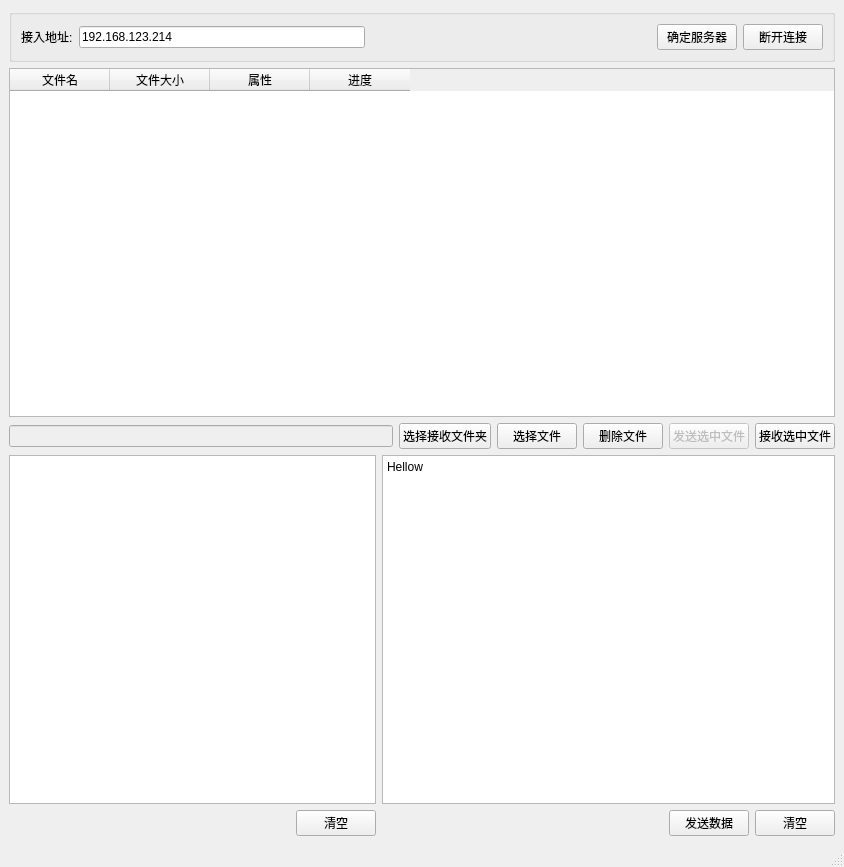
<?xml version="1.0" encoding="UTF-8"?>
<ui version="4.0">
 <class>Client</class>
 <widget class="QMainWindow" name="Client">
  <property name="geometry">
   <rect>
    <x>0</x>
    <y>0</y>
    <width>844</width>
    <height>867</height>
   </rect>
  </property>
  <property name="windowTitle">
   <string>Client</string>
  </property>
  <widget class="QWidget" name="centralwidget">
   <layout class="QGridLayout" name="gridLayout">
    <item row="5" column="3">
     <widget class="QPushButton" name="btnSendMsg">
      <property name="text">
       <string>发送数据</string>
      </property>
     </widget>
    </item>
    <item row="2" column="0" colspan="5">
     <layout class="QGridLayout" name="gridLayout_2">
      <item row="0" column="3">
       <widget class="QPushButton" name="btnSelectFile">
        <property name="text">
         <string>选择文件</string>
        </property>
       </widget>
      </item>
      <item row="0" column="4">
       <widget class="QPushButton" name="btnDeleteFile">
        <property name="text">
         <string>删除文件</string>
        </property>
       </widget>
      </item>
      <item row="0" column="1">
       <widget class="QLineEdit" name="lineEditRecvFolder">
        <property name="enabled">
         <bool>false</bool>
        </property>
        <property name="text">
         <string/>
        </property>
       </widget>
      </item>
      <item row="0" column="5">
       <widget class="QPushButton" name="btnSendFile">
        <property name="enabled">
         <bool>false</bool>
        </property>
        <property name="text">
         <string>发送选中文件</string>
        </property>
       </widget>
      </item>
      <item row="0" column="2">
       <widget class="QPushButton" name="btnSelectRecvFolder">
        <property name="text">
         <string>选择接收文件夹</string>
        </property>
       </widget>
      </item>
      <item row="0" column="6">
       <widget class="QPushButton" name="btnRecvFile">
        <property name="text">
         <string>接收选中文件</string>
        </property>
       </widget>
      </item>
     </layout>
    </item>
    <item row="5" column="1">
     <widget class="QPushButton" name="btnClearRecvMsg">
      <property name="text">
       <string>清空</string>
      </property>
     </widget>
    </item>
    <item row="5" column="0">
     <spacer name="horizontalSpacer_5">
      <property name="orientation">
       <enum>Qt::Horizontal</enum>
      </property>
      <property name="sizeHint" stdset="0">
       <size>
        <width>286</width>
        <height>20</height>
       </size>
      </property>
     </spacer>
    </item>
    <item row="4" column="2" colspan="3">
     <widget class="QPlainTextEdit" name="plainTextEdit">
      <property name="plainText">
       <string>Hellow</string>
      </property>
     </widget>
    </item>
    <item row="0" column="0" colspan="5">
     <widget class="QGroupBox" name="groupBox_3">
      <property name="title">
       <string/>
      </property>
      <layout class="QGridLayout" name="gridLayout_3">
       <item row="0" column="4">
        <widget class="QPushButton" name="btnClose">
         <property name="text">
          <string>断开连接</string>
         </property>
        </widget>
       </item>
       <item row="0" column="3">
        <widget class="QPushButton" name="btnStart">
         <property name="enabled">
          <bool>true</bool>
         </property>
         <property name="text">
          <string>确定服务器</string>
         </property>
        </widget>
       </item>
       <item row="0" column="2">
        <spacer name="horizontalSpacer">
         <property name="orientation">
          <enum>Qt::Horizontal</enum>
         </property>
         <property name="sizeHint" stdset="0">
          <size>
           <width>186</width>
           <height>20</height>
          </size>
         </property>
        </spacer>
       </item>
       <item row="0" column="0">
        <widget class="QLabel" name="label">
         <property name="text">
          <string>接入地址:</string>
         </property>
        </widget>
       </item>
       <item row="0" column="1">
        <widget class="QLineEdit" name="lineEdit">
         <property name="text">
          <string>192.168.123.214</string>
         </property>
        </widget>
       </item>
      </layout>
     </widget>
    </item>
    <item row="4" column="0" colspan="2">
     <widget class="QTextEdit" name="textEdit"/>
    </item>
    <item row="5" column="2">
     <spacer name="horizontalSpacer_2">
      <property name="orientation">
       <enum>Qt::Horizontal</enum>
      </property>
      <property name="sizeHint" stdset="0">
       <size>
        <width>285</width>
        <height>20</height>
       </size>
      </property>
     </spacer>
    </item>
    <item row="5" column="4">
     <widget class="QPushButton" name="btnClearSendMsg">
      <property name="text">
       <string>清空</string>
      </property>
     </widget>
    </item>
    <item row="1" column="0" colspan="5">
     <widget class="QTableWidget" name="tableWidget">
      <property name="enabled">
       <bool>true</bool>
      </property>
      <column>
       <property name="text">
        <string>文件名</string>
       </property>
      </column>
      <column>
       <property name="text">
        <string>文件大小</string>
       </property>
       <property name="textAlignment">
        <set>AlignCenter</set>
       </property>
      </column>
      <column>
       <property name="text">
        <string>属性</string>
       </property>
       <property name="textAlignment">
        <set>AlignCenter</set>
       </property>
      </column>
      <column>
       <property name="text">
        <string>进度</string>
       </property>
       <property name="textAlignment">
        <set>AlignCenter</set>
       </property>
      </column>
     </widget>
    </item>
   </layout>
  </widget>
  <widget class="QStatusBar" name="statusbar"/>
 </widget>
 <resources/>
 <connections>
  <connection>
   <sender>btnClearRecvMsg</sender>
   <signal>clicked()</signal>
   <receiver>textEdit</receiver>
   <slot>clear()</slot>
   <hints>
    <hint type="sourcelabel">
     <x>257</x>
     <y>551</y>
    </hint>
    <hint type="destinationlabel">
     <x>166</x>
     <y>435</y>
    </hint>
   </hints>
  </connection>
  <connection>
   <sender>btnClearSendMsg</sender>
   <signal>clicked()</signal>
   <receiver>plainTextEdit</receiver>
   <slot>clear()</slot>
   <hints>
    <hint type="sourcelabel">
     <x>670</x>
     <y>547</y>
    </hint>
    <hint type="destinationlabel">
     <x>517</x>
     <y>435</y>
    </hint>
   </hints>
  </connection>
 </connections>
</ui>
